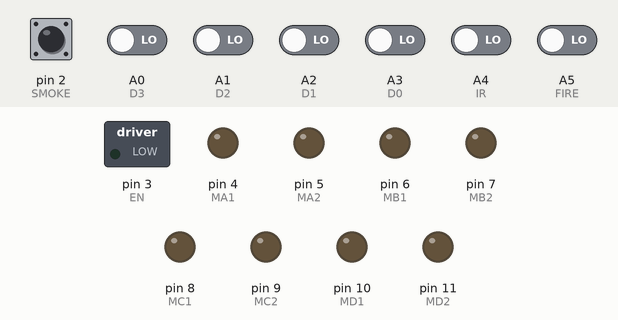
A sketch run on a simulated Arduino Uno, built with avr-gcc and run on an emulated ATmega328P. Parts: switched loads named in the sketch (green lamp = pin HIGH), output pins drawn as LEDs (lit = HIGH). The inputs (shaded band) are chosen by the test bench; at power-on: A0 (D3), A1 (D2), A2 (D1), A3 (D0), A4 (IR), A5 (FIRE), pin 2 (SMOKE) LOW. What the sketch prints to the serial monitor is not drawn.

Above: at 1.2 s.
1.3 s: A1 (D2) driven HIGH
At 2.2 s:
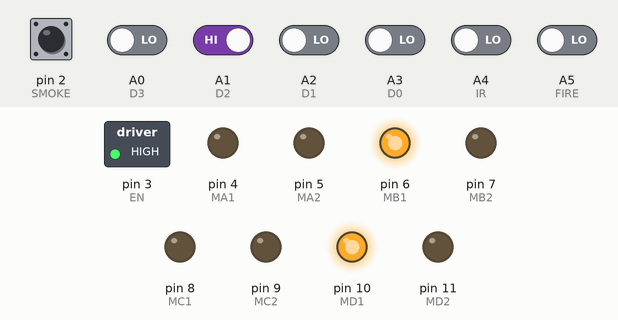
4.3 s: A2 (D1) driven HIGH
At 6.4 s:
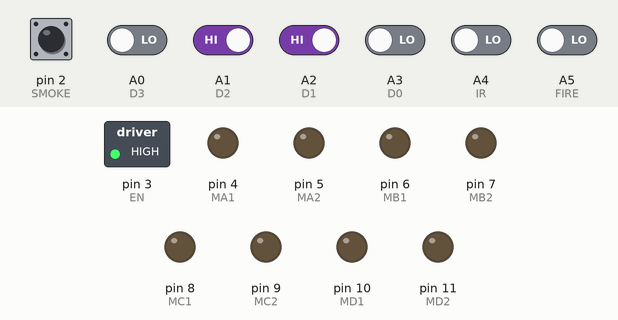
6.8 s: A1 (D2) driven LOW
At 7.5 s:
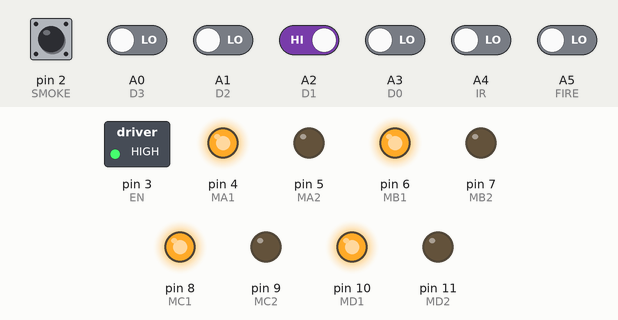
8.3 s: A3 (D0) driven HIGH
At 8.7 s:
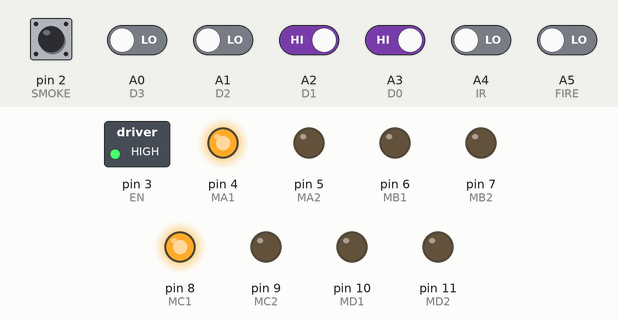
11.3 s: A2 (D1) driven LOW
At 13.0 s:
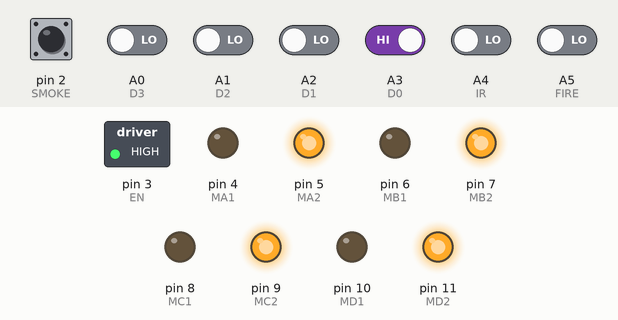
Timing chart, 0 to 14.5 s (numbered marks = the images above; inputs shaded):
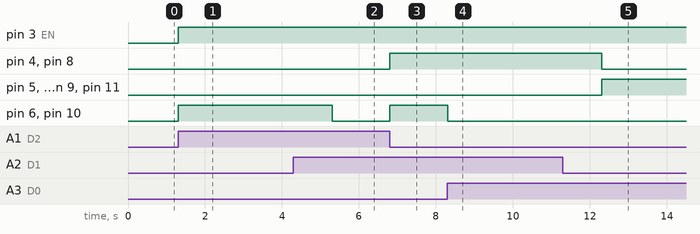

The sketch:

sketch_mar24a.ino
```cpp
// DTMF Based Landrover
// Author : Sriharsha

#define DEBUG

#define _BAUD     9600

#define MobNo "9342833087"
#define SMOKE_WARNING "Warning, Smoke Detected"
#define FIRE_WARNING  "Warning, Fire Detected"

// DTMF Decoder Pinouts
#define D3        A0
#define D2        A1
#define D1        A2
#define D0        A3

#define INITIAL_SPEED 100

// LED
#define LED       13

// Motor Pinouts
#define EN        3
#define MA1       4
#define MA2       5
#define MB1       6
#define MB2       7
#define MC1       8
#define MC2       9
#define MD1       10
#define MD2       11
#define SMOKE     2
#define IR        A4
#define FIRE      A5

#define DTMF_FW   1
#define DTMF_BW   2
#define DTMF_LT   3
#define DTMF_RT   4
#define DTMF_ST   5
#define DTMF_SI   6
#define DTMF_SD   7

#define TURN_DELAY 1000

// MC, MD : Back  Wheels
// MA, MB : Front Wheels

unsigned int __Speed = INITIAL_SPEED;

boolean ObstFlag = false;

boolean FireFlag = false;
boolean SmokeFlag = false;

void sendSms(char *No,char *Msg)
{
  Serial.println("AT+CMGF=1");
  delay(200);
  Serial.println("AT+CMGS=");
  Serial.println(No);
  delay(200);
  Serial.println(Msg);
  delay(200);
  Serial.write(0x1A);
  delay(1000);
}


void setup(void)
{
  pinMode(D3,INPUT);
  pinMode(D2,INPUT);
  pinMode(D1,INPUT);
  pinMode(D0,INPUT);

  pinMode(IR,INPUT);

  pinMode(EN,OUTPUT);
  pinMode(MA1,OUTPUT);
  pinMode(MA2,OUTPUT);
  pinMode(MB1,OUTPUT);
  pinMode(MB2,OUTPUT);
  pinMode(MC1,OUTPUT);
  pinMode(MC2,OUTPUT);
  pinMode(MD1,OUTPUT);
  pinMode(MD2,OUTPUT);

  pinMode(SMOKE,INPUT);
  pinMode(FIRE,INPUT);

  Serial.begin(_BAUD);

  // Pull up here
  ///////////////////
}

void set_Speed(unsigned int _speed)
{
  //analogWrite(EN,_speed);
  digitalWrite(EN,HIGH);
}

void motorStop(void)
{
  digitalWrite(EN,LOW);
  digitalWrite(MA1,LOW);
  digitalWrite(MA2,LOW);
  digitalWrite(MB1,LOW);
  digitalWrite(MB2,LOW);
  digitalWrite(MC1,LOW);
  digitalWrite(MC2,LOW);
  digitalWrite(MD1,LOW);
  digitalWrite(MD2,LOW);
}

void motorBw(void)
{
  set_Speed(__Speed);
  digitalWrite(MA1,HIGH);
  digitalWrite(MA2,LOW);
  digitalWrite(MB1,HIGH);
  digitalWrite(MB2,LOW);
  digitalWrite(MC1,HIGH);
  digitalWrite(MC2,LOW);
  digitalWrite(MD1,HIGH);
  digitalWrite(MD2,LOW);
}

void motorFw(void)
{
  set_Speed(__Speed);
  digitalWrite(MA1,LOW);
  digitalWrite(MA2,HIGH);
  digitalWrite(MB1,LOW);
  digitalWrite(MB2,HIGH);
  digitalWrite(MC1,LOW);
  digitalWrite(MC2,HIGH);
  digitalWrite(MD1,LOW);
  digitalWrite(MD2,HIGH);
}

void motorLeft(void)
{
  set_Speed(__Speed);
  digitalWrite(MA1,HIGH);
  digitalWrite(MA2,LOW);
  digitalWrite(MB1,LOW);
  digitalWrite(MB2,LOW);
  digitalWrite(MC1,HIGH);
  digitalWrite(MC2,LOW);
  digitalWrite(MD1,LOW);
  digitalWrite(MD2,LOW);

  delay(2000);
  motorStop();
}

void motorRight(void)
{
  set_Speed(__Speed);
  digitalWrite(MA1,LOW);
  digitalWrite(MA2,LOW);
  digitalWrite(MB1,HIGH);
  digitalWrite(MB2,LOW);
  digitalWrite(MC1,LOW);
  digitalWrite(MC2,LOW);
  digitalWrite(MD1,HIGH);
  digitalWrite(MD2,LOW);

  delay(2000);
  motorStop();
}

void SmsTest(void)
{
  while(1)
  {
  if(digitalRead(IR) == HIGH)
  {
//  sendSms("9342833087","Obstacle is detected");
Serial.println("AT+CMGF=1");
delay(200);
Serial.println("AT+CMGS=\"9342833087\"");
delay(200);
Serial.println("Obstacle is detected");
delay(200);
Serial.write(0x1A);
delay(2000);
  }
  }
}


void motorTest(void)
{
  char c;
   digitalWrite(EN,HIGH);
   Serial.println("Motor test is running..");
  while(1)
  {
    if(Serial.available())
    {
    c = Serial.read();
    switch(c)
    {
      case 'a' : motorFw();
                 break;
       case 'b' : motorBw();
                 break;
                       case 'c' : motorLeft();
                 break;
                       case 'd' : motorRight();
                 break;
                                        case 'e' : motorStop();
                 break;

    }
  }
}
}

unsigned char prevVal = 0;

void dtmfTest(void)
{
  unsigned char dtmfVal;
  Serial.println("Dtmf test is running..");
  while(1)
  {
  dtmfVal = (digitalRead(D3) * 8) + (digitalRead(D2) * 4) + (digitalRead(D1) * 2) + (digitalRead(D0) * 1);
  if(dtmfVal != prevVal)
  {
    Serial.println(dtmfVal);
    prevVal = dtmfVal;
  }
  }
}

void loop(void)
{

  unsigned char dtmfVal;
//  motorTest();
//dtmfTest();
//SmsTest();
  dtmfVal = (digitalRead(D3) * 8) + (digitalRead(D2) * 4) + (digitalRead(D1) * 2) + (digitalRead(D0) * 1);

  #ifdef DEBUG
  Serial.println(dtmfVal);
  #endif

  switch(dtmfVal)
  {
    case DTMF_FW : motorFw();
                   break;
    case DTMF_BW : motorBw();
                   break;
    case DTMF_LT : motorLeft();
                   break;
    case DTMF_RT : motorRight();
                   break;
    case DTMF_ST : motorStop();
                   break;
    case DTMF_SI : set_Speed(__Speed++);
                   break;
    case DTMF_SD : set_Speed(__Speed--);
                   break;
  }

  // IR obstacle sensor handle
  if(digitalRead(IR) == HIGH)
  {
    // Add logic here
    /////////////////////////////
    /////////////////////////////
    motorStop();
    FireFlag = false;
    SmokeFlag = false;
  }

  // Smoke sensor
  if(digitalRead(SMOKE) == HIGH)
  {
    if(FireFlag == false)
    {
    delay(100);
    Serial.println("AT+CMGF=1");
    delay(200);
    Serial.println("AT+CMGS=\"9342833087\"");
    delay(200);
    Serial.println("Smoke detected");
    delay(200);
    Serial.write(0x1A);
    delay(2000);
    FireFlag = true;
    }
  }

  // Fire Sensor
  if(digitalRead(FIRE) == HIGH)
  {
    if(SmokeFlag == false)
    {
    delay(100);
    Serial.println("AT+CMGF=1");
    delay(200);
    Serial.println("AT+CMGS=\"9342833087\"");
    delay(200);
    Serial.println("Fire detected");
    delay(200);
    Serial.write(0x1A);
    delay(2000);
    SmokeFlag = true;
    }
  }
}
```

Measured:
- after the input at 1.3 s, pin 3 (EN), pin 6 (MB1), pin 10 (MD1): LOW → HIGH at once
- after the input at 4.3 s, pin 6 (MB1), pin 10 (MD1): HIGH → LOW after 1.0 s
- after the input at 6.8 s, pin 4 (MA1), pin 6 (MB1), pin 8 (MC1), pin 10 (MD1): LOW → HIGH at once
- after the input at 8.3 s, pin 6 (MB1), pin 10 (MD1): HIGH → LOW at once
- after the input at 11.3 s, pin 4 (MA1), pin 8 (MC1): HIGH → LOW after 1.0 s; pin 5 (MA2), pin 7 (MB2), pin 9 (MC2), pin 11 (MD2): LOW → HIGH after 1.0 s
